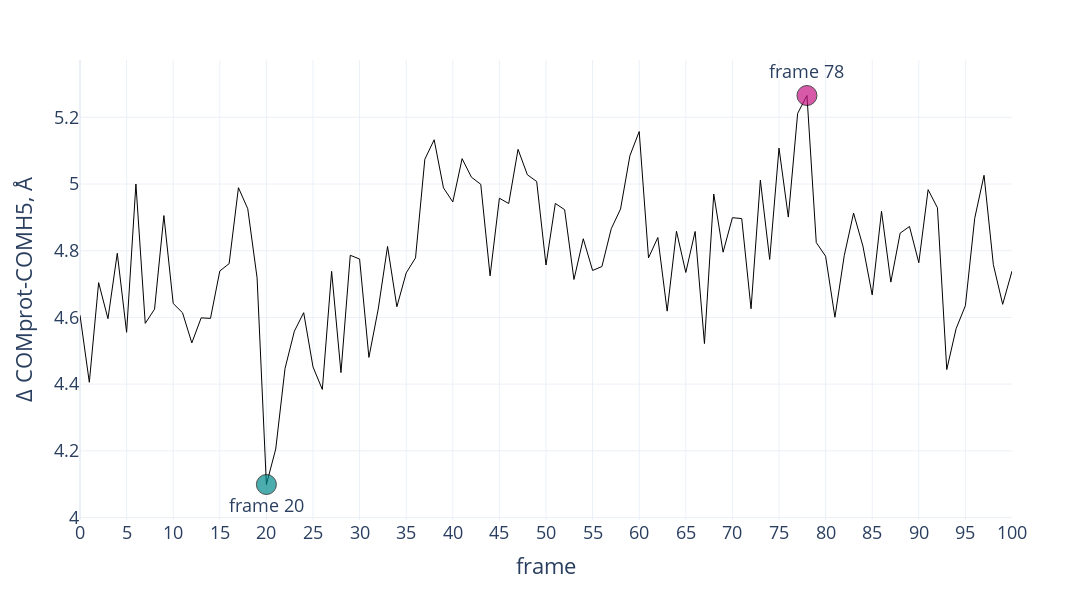

The notebook cell this image was saved under:
### Code cell
import plotly.graph_objects as go

df = transformed_data['df_vd3_src_l2']['Dist prot-H5']

fig = px.line(df, x=df.index, y="Dist prot-H5", color_discrete_sequence=['black'])

#fig = px.box(df, y="Angle H5-Hx", color_discrete_sequence=['fuchsia'])

fig.add_trace(go.Scatter(x=[78], y=[5.265333],
                         text=["frame 78"], textposition="top center",
                         mode='markers+text', marker=dict(size=[20], color=["mediumvioletred"])))
fig.add_trace(go.Scatter(x=[20], y=[4.099168],
                         text=["frame 20"], textposition="bottom center",
                         mode='markers+text', marker=dict(size=[20], color=["darkcyan"])))

fig.update_layout(template='plotly_white',
                  xaxis = dict(dtick = 5),
                  font=dict(size=18),
                  yaxis_title="Δ COMprot-COMH5, Å",
                  xaxis_title="frame",
                  showlegend=False,
                  height=600, width=1100)

fig.update_traces(line=dict(color="Black", width=1))

fig.show()

# frame 20 , frame 78

### Figure 1 — Plotly figure (JSON) as saved in the notebook; plotly's stock layout.template omitted (floating-point values rounded to 4 significant figures)
{"data": [{"hovertemplate": "index=%{x}<br>Dist prot-H5=%{y}<extra></extra>", "legendgroup": "", "line": {"color": "Black", "dash": "solid", "width": 1}, "marker": {"symbol": "circle"}, "mode": "lines", "name": "", "orientation": "v", "showlegend": false, "type": "scatter", "x": [0, 1, 2, 3, 4, 5, 6, 7, 8, 9, 10, 11, 12, 13, 14, 15, 16, 17, 18, 19, 20, 21, 22, 23, 24, 25, 26, 27, 28, 29, 30, 31, 32, 33, 34, 35, 36, 37, 38, 39, 40, 41, 42, 43, 44, 45, 46, 47, 48, 49, 50, 51, 52, 53, 54, 55, 56, 57, 58, 59, 60, 61, 62, 63, 64, 65, 66, 67, 68, 69, 70, 71, 72, 73, 74, 75, 76, 77, 78, 79, 80, 81, 82, 83, 84, 85, 86, 87, 88, 89, 90, 91, 92, 93, 94, 95, 96, 97, 98, 99, 100], "xaxis": "x", "y": [4.607, 4.406, 4.704, 4.596, 4.792, 4.556, 5.0, 4.582, 4.625, 4.905, 4.642, 4.614, 4.524, 4.599, 4.597, 4.739, 4.761, 4.989, 4.926, 4.719, 4.099, 4.205, 4.447, 4.559, 4.614, 4.452, 4.384, 4.738, 4.435, 4.786, 4.775, 4.48, 4.625, 4.813, 4.632, 4.733, 4.779, 5.074, 5.133, 4.988, 4.946, 5.076, 5.02, 4.999, 4.725, 4.957, 4.941, 5.104, 5.028, 5.008, 4.757, 4.942, 4.923, 4.714, 4.836, 4.741, 4.753, 4.866, 4.925, 5.085, 5.157, 4.779, 4.84, 4.619, 4.858, 4.735, 4.858, 4.522, 4.97, 4.796, 4.899, 4.896, 4.626, 5.012, 4.774, 5.108, 4.901, 5.212, 5.265, 4.824, 4.784, 4.601, 4.785, 4.913, 4.814, 4.668, 4.918, 4.706, 4.853, 4.873, 4.764, 4.983, 4.929, 4.444, 4.566, 4.635, 4.897, 5.026, 4.758, 4.639, 4.739], "yaxis": "y"}, {"line": {"color": "Black", "width": 1}, "marker": {"color": ["mediumvioletred"], "size": [20]}, "mode": "markers+text", "text": ["frame 78"], "textposition": "top center", "type": "scatter", "x": [78], "y": [5.265]}, {"line": {"color": "Black", "width": 1}, "marker": {"color": ["darkcyan"], "size": [20]}, "mode": "markers+text", "text": ["frame 20"], "textposition": "bottom center", "type": "scatter", "x": [20], "y": [4.099]}], "layout": {"font": {"size": 18}, "height": 600, "legend": {"tracegroupgap": 0}, "margin": {"t": 60}, "showlegend": false, "width": 1100, "xaxis": {"anchor": "y", "domain": [0, 1], "dtick": 5, "title": {"text": "frame"}}, "yaxis": {"anchor": "x", "domain": [0, 1], "title": {"text": "Δ COMprot-COMH5, Å"}}}}
